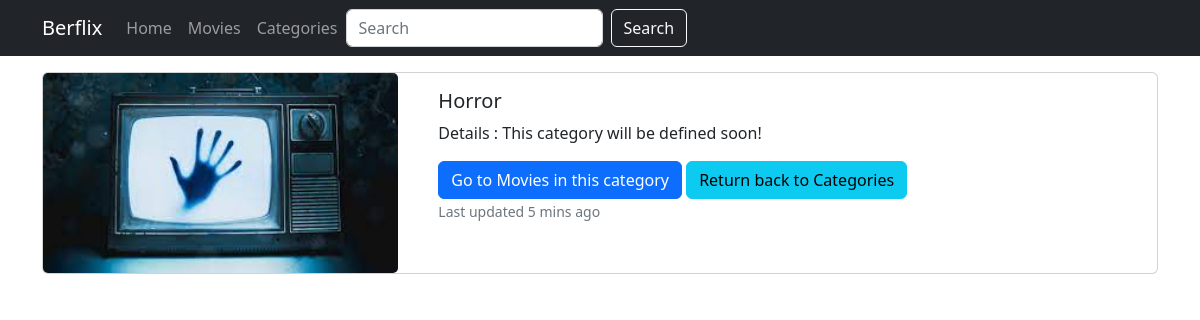
The page /categories/Horror on the database its author committed.
### movies/models.py (models this page shows)
class Category(models.Model):
    category_name = models.CharField(max_length=100)
    category_image = models.CharField(max_length=100)
    category_detail = models.TextField(max_length=500, default="This category will be defined soon!")

### movies/views.py (the view)
# urls.py: path("categories/<str:category_name>", views.category_details, name="category_details"),
def category_details(request, category_name):
    data = {
        "category" : Category.objects.get(category_name = category_name)
    }
    return render(request, "category_details.html",data)

### movies/templates/category_details.html (shortened to what this page needs)
{% load static %}
<!DOCTYPE html>
<html lang="en">
<head>
    <link href="https://cdn.jsdelivr.net/npm/bootstrap@5.2.3/dist/css/bootstrap.min.css"
      rel="stylesheet"
>
</head>
<body>
    {% include 'partials/_navbar.html' %}
    <div class="container mt-3">
        <div class="row">
            <div class="col-12">
                <div class="card mb-3">
                  <div class="row no-gutters">
                    <div class="col-md-4">
                      <img src="{% static 'cat_img/'|add:category.category_image %}" class="card-img" alt="{{category.category_name}}">
                    </div>
                    <div class="col-md-8">
                      <div class="card-body">
                        <h5 class="card-title">{{category.category_name}}</h5>
                        <p class="card-text">Details : {{category.category_detail}}</p>
                        <a href="{% url 'category_filter' category.category_name %}" class="btn btn-primary">Go to Movies in this category</a>
                        <a class="btn btn-info" href="{% url 'categories' %}">Return back to Categories</a>
                        <p class="card-text"><small class="text-muted">Last updated 5 mins ago</small></p>
                      </div>
                    </div>
                  </div>
                </div>
            </div>
        </div>
    </div>
</body>
</html>

### rows shown on the page
Category: category_image (picture), category_name "Horror", category_detail "This category will be defined soon!"
